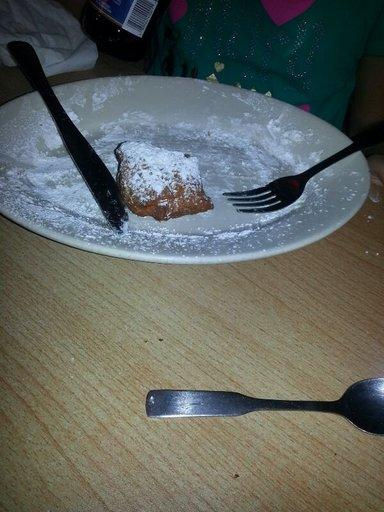
#> input picture HW#1_add/samples/sample_image1.jpg, 384 x 512 px; its folder holds only this picture in this run
$ python image_preprocessing.py
#> lines starting #> are read from the running program, lines starting #| are printed output that depends on the picture
import cv2
import numpy as np
import os

def brightness(img, brightness_thresh=50): # 평균 밝기가 threshold보다 높으면 True 반환

    gray = cv2.cvtColor(img, cv2.COLOR_BGR2GRAY)
    mean_brightness = np.mean(gray)
    return mean_brightness > brightness_thresh

def edge_base_filtering(img, edge_thresh=0.01):
    gray = cv2.cvtColor(img, cv2.COLOR_BGR2GRAY)
    blurred = cv2.GaussianBlur(gray, (7, 7), 0)  # i번째 이미지에  블러 적용

    # Canny Edge Detection
    edges = cv2.Canny(blurred, 15, 130)  # 임계값은 상황에 맞게 조정 가능
    close_ksize = 20


    # Dilation → Erosion
    # 이미지에서 발견된 엣지들이 원래는 이어져있지만 끊어진 부분이 많아서 하나의 형태로 알아보기 힘들다
    # 따라서 엣지에 각 픽셀에 팽창을 하고, 이후에 침식을 통하여 서로 가까이에 존재하는 성분끼리는 이어지도록 한다.
    #
    k_close = cv2.getStructuringElement(cv2.MORPH_RECT, (close_ksize, close_ksize))
    edges_closed = cv2.morphologyEx(edges, cv2.MORPH_CLOSE, k_close, iterations=1)


    # 컨투어 검출
    contours, hierarchy = cv2.findContours(edges_closed, cv2.RETR_EXTERNAL, cv2.CHAIN_APPROX_SIMPLE)

    # 컨투어 내부 채우기용 마스크 생성
    mask = np.zeros_like(edges_closed)

    # 컨투어 내부 흰색으로 채우기
    cv2.drawContours(mask, contours, -1, 255, thickness=-1)


    # # 흰색픽셀의 개수
    white_pixels = np.sum(mask == 255)

    # 전체 픽셀 개수
    total_pixels = mask.size

    # 비율 (0 ~ 1)
    white_ratio = white_pixels / total_pixels

    # print(f"흰색 비율: {white_ratio:.4f} ({white_ratio * 100:.2f}%)")

    exists = white_ratio > 10 # 10% 이상히면 객체가 있다고 판단

    return exists

folder=("samples")
save_dir = "preprocessed_samples"

images = []
for filename in os.listdir(folder):
    if filename.endswith(".jpg"):   # jpg 파일만 읽기
        img_path = os.path.join(folder, filename)
        img = cv2.imread(img_path)
#> img is the input picture: shape (512, 384, 3); mean B, G, R 95.2, 100.1, 95.7
        images.append(img)
        print(f"Loaded: {filename}, shape={img.shape}")
#| Loaded: sample_image1.jpg, shape=(512, 384, 3)

print(f"총 {len(images)}장의 이미지를 불러왔습니다.")
#| 총 1장의 이미지를 불러왔습니다.


for idx, img in enumerate(images):

    if brightness(img) and edge_base_filtering(img):
        print(f" Skip: {filename} (조건 불충족)")
        continue  # 여기서 바로 다음 이미지로


    # 1. 데이터 증강(색상변화)후, 다른 처리를 하는것이 더 효과적 이라고 생각하여 증강 먼저 진행


    aug_list = [img]  # 원본 포함
    aug_list.append(cv2.flip(img, 1))  # 좌우 반전
    aug_list.append(cv2.rotate(img, cv2.ROTATE_90_CLOCKWISE))  # 90도 회전
    aug_list.append(cv2.rotate(img, cv2.ROTATE_180))  # 180도 회전
    # 색상 변환
    # 이미지의 각 채널에 존재하는 색상채널의 평균 값을 다 구한다.
    B_mean = np.mean(img[:, :, 0])
    G_mean = np.mean(img[:, :, 1])
    R_mean = np.mean(img[:, :, 2])
    # 각 채널의 평균값에 20%씩 밝기를 증가 시키기 위한 연산
    B_delta = int(B_mean * 0.2)
    G_delta = int(G_mean * 0.2)
    R_delta = int(R_mean * 0.2)

    bright = cv2.add(img, (B_delta, G_delta, R_delta, 0))
    # 이미지에 채널별 delta를 더래서 밝기를 증가시킨다.
    aug_list.append(bright)


    # 2. 노이즈 제거
    # 위에서 데이터 증강을 진행한 데이터에 가우시안블러를 이용해 고주파 성분을 제거
    blurred_list = []
    for i in aug_list:

        blurred = cv2.GaussianBlur(i, (5, 5), 0)  # i번째 이미지에  블러 적용
        # 가우시칸 분포의 표준편자는 0으로 둬서 자동으로 정해지게끔
        # 커널 사이즈는 5x5로 설정
        blurred_list.append(blurred)  # 결과를 리스트에 추가한다,

    aug_list = blurred_list  # 기존 리스트의 값을 노이즈가 제거된 값으로 대체한다.

    #3.색상변환(Grayscale & Normalize)

    aug_gray = []
    for i in aug_list:

        gray = cv2.cvtColor(i, cv2.COLOR_BGR2GRAY) # 3차원 이미지를 흑백 1차원 이미지로 바꾼다.
        # gray = gray.astype("float32") / 255.0  # [0,1] 정규화 # 값을 0~1 사이로 매칭 되도록 정규화 한다.
        aug_gray.append(gray)# 결과를 리스트에 추가한다,

    aug_list = aug_gray  # 기존 리스트의 값을 이진화 & 정규화된 값으로 대체한다.

    aug_resize = []

    for i in aug_list:
        resized = cv2.resize(i, (224, 224)) # 이미지의 크기를 224,224 사이즈로 resize 한다.
        aug_resize.append(resized)  # 결과를 리스트에 추가한다,

    aug_list = aug_resize

    filename = f"{idx}_image.jpg"  # 예시: 0_image.jpg, 1_image.jpg
    save_path = os.path.join(save_dir, filename)
    cv2.imwrite(save_path, aug_list[4])  # 5번째 결과만 저장
    print(f"{save_path} 저장 완료!")
#> this loop made 1 pass
#> (mean_brightness in brightness, close_ksize in edge_base_filtering, white_pixels in edge_base_filtering, total_pixels in edge_base_filtering, white_ratio in edge_base_filtering, exists in edge_base_filtering, B_mean, G_mean) on pass 1: (98.24, 20, 59418, 196608, 0.302, False, 95.18, 100.1)
#| preprocessed_samples/0_image.jpg 저장 완료!
#> pass 1, in brightness, `gray = cv2.cvtColor(img, cv2.COLOR_BGR2GRAY)`:
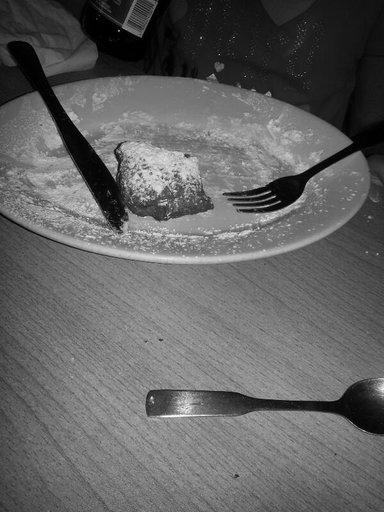
#> gray: shape (512, 384); min 0, max 254, mean 98.2
#> pass 1, in edge_base_filtering, `edges = cv2.Canny(blurred, 15, 130)`:
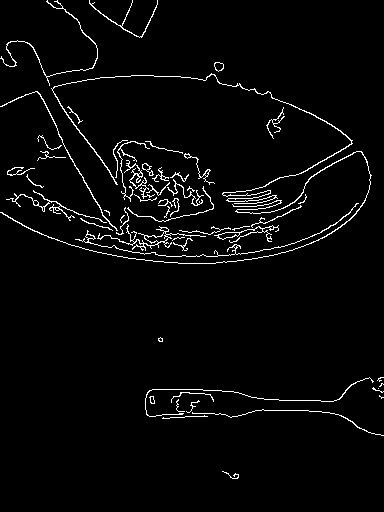
#> edges: shape (512, 384); 3.2% white in thin lines or dots
#> after the loop:
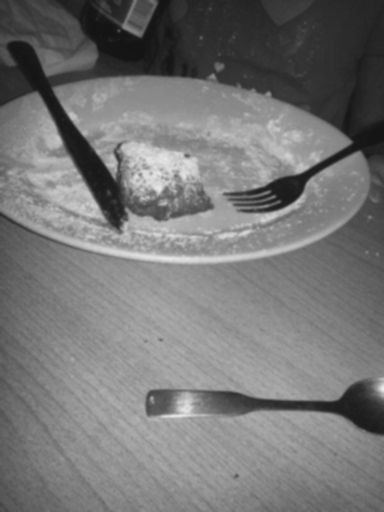
#> i: shape (512, 384); min 20, max 238, mean 117.8

$ run again, on HW#1_add/samples/sample_image5.jpg
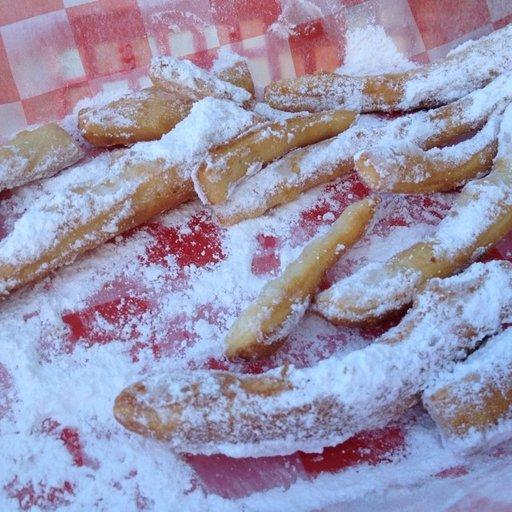
#> input picture HW#1_add/samples/sample_image5.jpg, 512 x 512 px
#> img is the input picture: shape (512, 512, 3); mean B, G, R 173.9, 147.4, 153.9
#| Loaded: sample_image5.jpg, shape=(512, 512, 3)
#| 총 1장의 이미지를 불러왔습니다.
#> the loop `for idx, img in enumerate(images): ` made 1 pass
#> (mean_brightness in brightness, close_ksize in edge_base_filtering, white_pixels in edge_base_filtering, total_pixels in edge_base_filtering, white_ratio in edge_base_filtering, exists in edge_base_filtering, B_mean, G_mean) on pass 1: (152.4, 20, 183038, 262144, 0.698, False, 173.9, 147.4)
#> (printed output is left out)
#> pass 1, in edge_base_filtering, `edges = cv2.Canny(blurred, 15, 130)`:
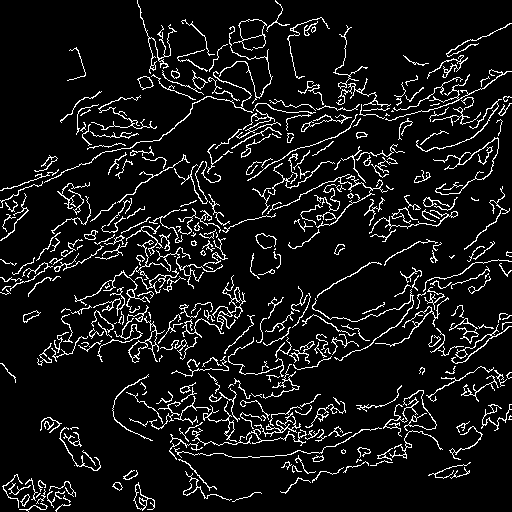
#> edges: shape (512, 512); 8.6% white in thin lines or dots
#> after the loop `for idx, img in enumerate(images):`:
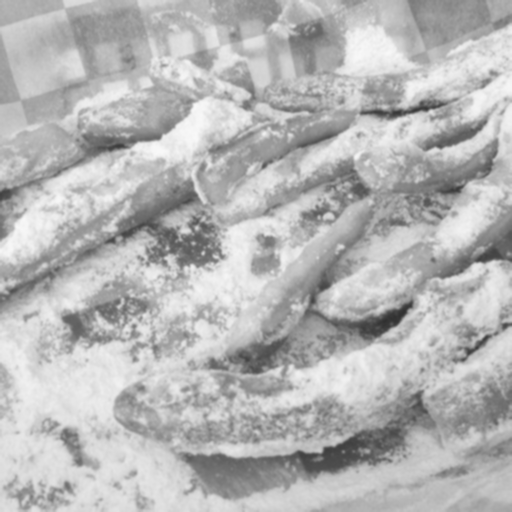
#> i: shape (512, 512); min 48, max 248, mean 181.6

$ run again, on HW#1_add/samples/sample_image2.jpg
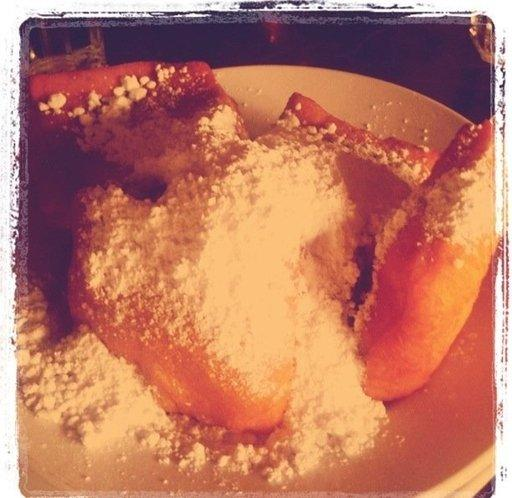
#> input picture HW#1_add/samples/sample_image2.jpg, 512 x 498 px
#> img is the input picture: shape (498, 512, 3); mean B, G, R 98.2, 118.4, 188.2
#| Loaded: sample_image2.jpg, shape=(498, 512, 3)
#| 총 1장의 이미지를 불러왔습니다.
#> the loop `for idx, img in enumerate(images): ` made 1 pass
#> (mean_brightness in brightness, close_ksize in edge_base_filtering, white_pixels in edge_base_filtering, total_pixels in edge_base_filtering, white_ratio in edge_base_filtering, exists in edge_base_filtering, B_mean, G_mean) on pass 1: (137, 20, 134317, 254976, 0.527, False, 98.23, 118.4)
#> (printed output is left out)
#> pass 1, in edge_base_filtering, `edges = cv2.Canny(blurred, 15, 130)`:
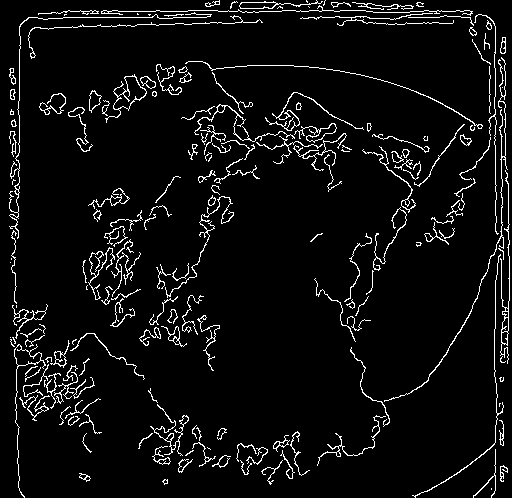
#> edges: shape (498, 512); 5.6% white in thin lines or dots
#> after the loop `for idx, img in enumerate(images):`:
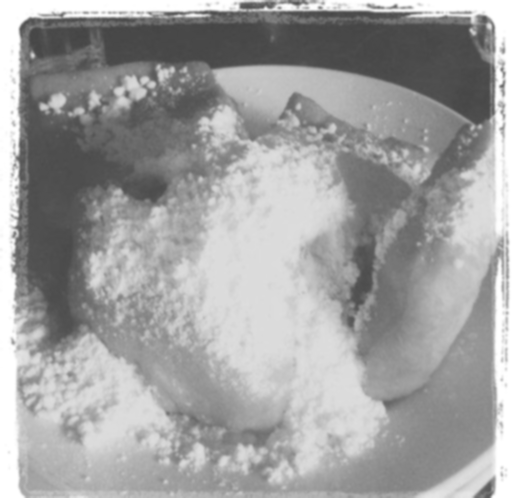
#> i: shape (498, 512); min 68, max 255, mean 160.1

$ run again, on HW#1_add/samples/sample_image3.jpg
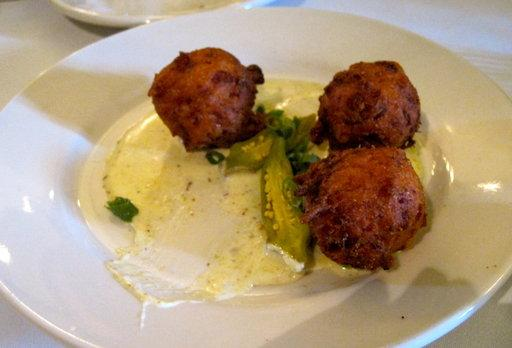
#> input picture HW#1_add/samples/sample_image3.jpg, 512 x 348 px
#> img is the input picture: shape (348, 512, 3); mean B, G, R 121.1, 151.4, 174
#| Loaded: sample_image3.jpg, shape=(348, 512, 3)
#| 총 1장의 이미지를 불러왔습니다.
#> the loop `for idx, img in enumerate(images): ` made 1 pass
#> (mean_brightness in brightness, close_ksize in edge_base_filtering, white_pixels in edge_base_filtering, total_pixels in edge_base_filtering, white_ratio in edge_base_filtering, exists in edge_base_filtering, B_mean, G_mean) on pass 1: (154.7, 20, 36726, 178176, 0.206, False, 121.1, 151.4)
#> (printed output is left out)
#> pass 1, in edge_base_filtering, `edges = cv2.Canny(blurred, 15, 130)`:
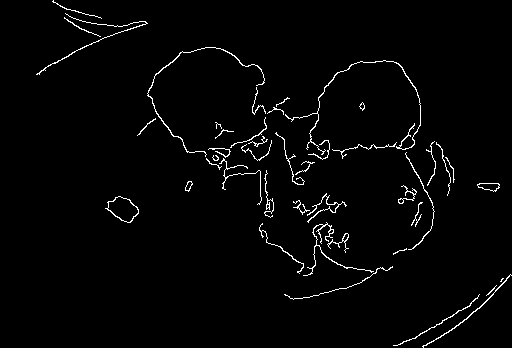
#> edges: shape (348, 512); 2.1% white in thin lines or dots
#> after the loop `for idx, img in enumerate(images):`:
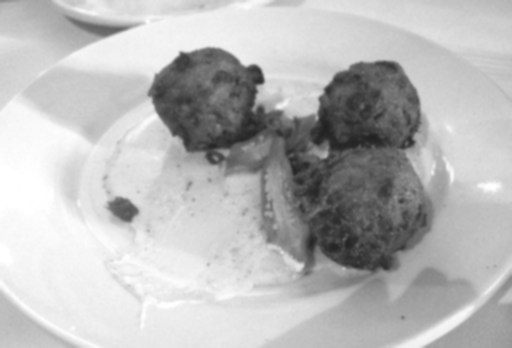
#> i: shape (348, 512); min 33, max 255, mean 184.9
